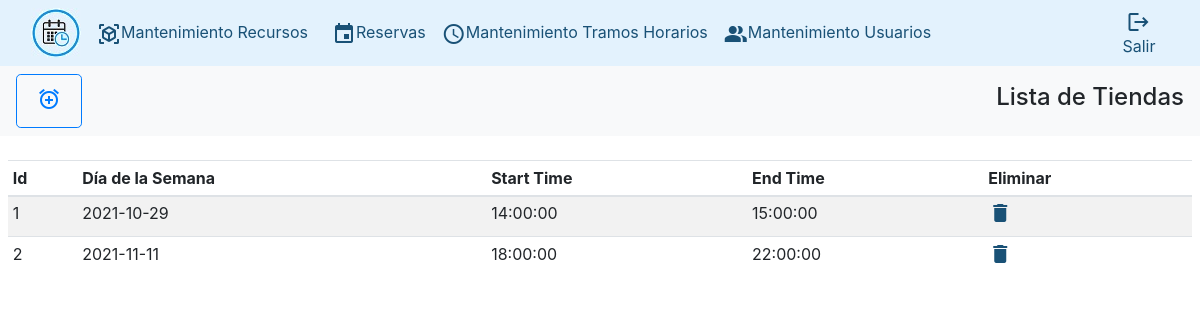
The app's page /?controller=timeslots&&action=showTimeslots (signed in), older data.
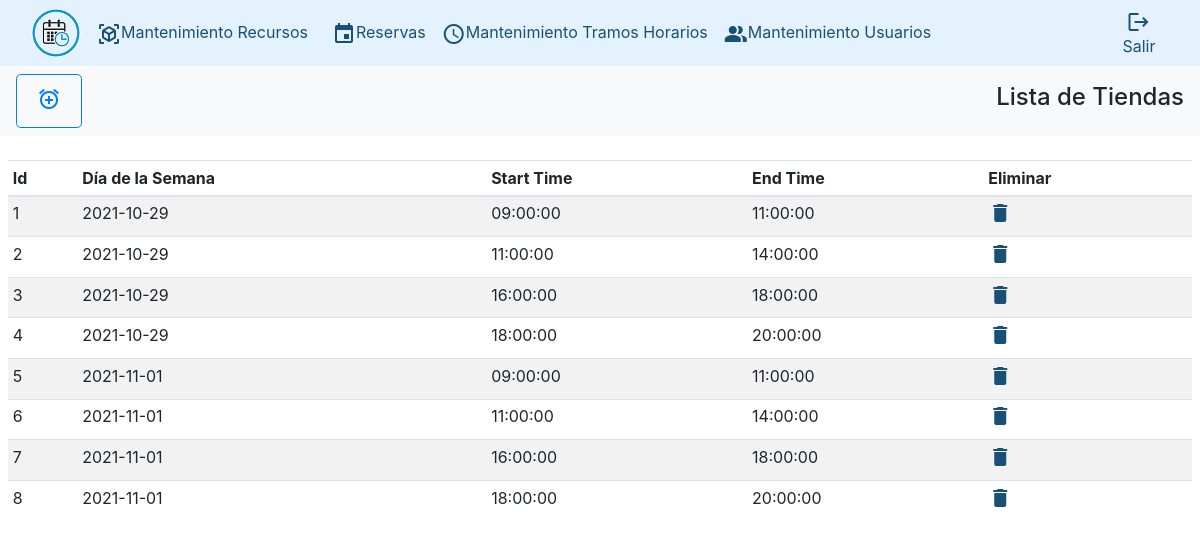
The same page, newer data.
### tables this page shows
CREATE TABLE timeSlots (
  id INT AUTO_INCREMENT NOT NULL,
  dayOfWeek DATE NOT NULL,
  startTime TIME NOT NULL,
  endTime TIME NOT NULL,
  PRIMARY KEY (id)
);

### index.php (called while the page is built, shortened)
<?php
	if (isset($_GET['controller']) && isset($_GET['action'])) {
		$controller=$_GET['controller'];
		$action=$_GET['action'];
	}else{
		$controller='index';
		$action='login';
	}
	require_once('Views/Layouts/layout.php');
?>

### Controllers/TimeslotsController.php (called while the page is built, shortened)
<?php
class TimeslotsController
{
	function showTimeslots(){
		$listaTime=Time::all();
		require_once('Views/Timeslots/showTimeslots.php');
	}
}
?>

### Model/Timeslots.php (called while the page is built, shortened)
<?php
class Time
{
	private $id;
	private $dayOfWeek;
	private $startTime;
	private $endTime;
	public function getId() {
		return $this->id;
	}
	public function setId($id) {
		$this->id = $id;
	}
	public function getDayOfWeek() {
		return $this->dayOfWeek;
	}
	public function setDayOfWeek($dayOfWeek) {
		$this->dayOfWeek = $dayOfWeek;
	}
	public function getStartTime() {
		return $this->startTime;
	}
	public function setStartTime($startTime) {
		$this->startTime = $startTime;
	}
	public function getEndTime() {
		return $this->endTime;
	}
	public function setEndTime($endTime) {
		$this->endTime = $endTime;
	}
	public static function all(){
		$db=Db::getConnect();
		$listaTime=[];
		$select=$db->query('SELECT *
							FROM timeslots
							ORDER BY id');
		foreach($select->fetchAll() as $time){
			$listaTime[]=new Time($time['id'],$time['dayOfWeek'],$time['startTime'],
				$time['endTime']);
		}
		return $listaTime;
	}
}
?>

### Views/Timeslots/showTimeslots.php (the view, shortened to what this page needs)
<?php
  if($_SESSION["realname"] ?? null) {
?>
<div>
	<nav class="navbar navbar-light bg-light w-100">
		<a href="?controller=timeslots&action=register"
			class="btn btn-outline-primary btn-lg"
			role="button" aria-disabled="true"><span class='material-icons md-18 p-1'>
			alarm_add</span>
		</a>
		<h4>Lista de Tiendas</h4>
	</nav>
	<br/>
	<div class="table table-striped pl-2 pr-2">
		<table class="table table-hover table-sm">
			<thead>
				<tr>
					<th>Id</th>
					<th>Día de la Semana</th>
					<th>Start Time</th>
					<th>End Time</th>
					<th>Eliminar</th>
				</tr>
			</thead>
			<tbody style="cursor: pointer;">
					<?php foreach ($listaTime as $time) {?>
					<tr onclick="document.location='?controller=timeslots&&action=updateTimeslots&&id=<?php
						echo $time->getId()?>'">
						<td><?php echo $time->getId(); ?></a> </td>
						<td><?php echo $time->getDayOfWeek(); ?></td>
						<td><?php echo $time->getStartTime(); ?></td>
						<td><?php echo $time->getEndTime(); ?></td>
						<td><span class='material-icons md-18'>
						<a href="?controller=timeslots&&action=delete&&id=<?php
						echo $time->getId() ?>" style="color:#195176;">delete</a></span></td>
					</tr>
					<?php } ?>
			</tbody>
		</table>
	</div>
</div>
<?php
  }else require_once('Views/Errors/accessDenied.php');
?>

### Views/Layouts/layout.php (shortened to what this page needs)
<!DOCTYPE html>
<html lang="es">
<head>
	<link rel="stylesheet" type="text/css" href="../RecursosInformaticos/assets/scss/style.scss">
	<link rel="stylesheet" href="https://stackpath.bootstrapcdn.com/bootstrap/4.3.1/css/bootstrap.min.css">
</head>
<body>
	<header>
		<?php
			if($_SESSION["realname"] ?? null) {
				require_once('header.php');
			} else echo "";
		?>
	</header>
	<section>
		<?php
			require_once('routing.php');
		?>
	</section>
</body>
</html>

### Views/Layouts/header.php (shortened to what this page needs)
<nav class="navbar navbar-expand-lg navbar-light" style="background-color: #e3f2fd;">
  <div class="container-fluid">
    <a class="nav-link-primary" href="?controller=index&action=index" style="color:#195176;">
    <img src="../RecursosInformaticos/images/reloj.jpg"></a>
    <div class="collapse navbar-collapse" id="navbarNav">
      <ul class="navbar-nav">
        <li class="nav-item">
          <a class="nav-link-primary p-2 ml-2" href="?controller=resources&&action=showResources" style="color:#195176;">
            <span class="material-icons md-18 align-middle">view_in_ar</span>Mantenimiento Recursos</a>
        </li>
      </ul>
      <ul class="navbar-nav">
        <li class="nav-item">
          <a class="nav-link-primary p-2 ml-2" href="?controller=showreservations&&action=showReservations" style="color:#195176;">
            <span class="material-icons md-18 align-middle">event</span>Reservas</a>
        </li>
      </ul>
      <ul class="navbar-nav">
        <li class="nav-item">
          <a class="nav-link-primary p-2" href="?controller=timeslots&&action=showTimeslots" style="color:#195176;">
            <span class="material-icons md-18 align-middle">query_builder</span>Mantenimiento Tramos Horarios</a>
        </li>
      </ul>
      <ul class="navbar-nav">
        <li class="nav-item">
          <a class="nav-link-primary p-2" href="?controller=users&&action=showUsers" style="color:#195176;">
            <span class="material-icons md-18 align-middle">people_alt</span>Mantenimiento Usuarios</a>
        </li>
      </ul>
    </div>
  </div>
  <div class="collapse navbar-collapse" id="navbarNav">
    <ul class="navbar-nav float-right">
      <li class="nav-item">
        <a class="nav-link-primary p-1" href="?controller=index&&action=logout" style="color:#195176;">
        <span class="material-icons md-18 align-middle">logout</span>Salir</a>
      </li>
    </ul>
  </div>
</nav>

### routing.php (shortened to what this page needs)
<?php
$controllers=array(
	'index'=>['index','login','logout','error'],
	'resources'=>['register','save','showResources','updateResources','update','delete','search'],
	'timeslots'=>['register','save','showTimeslots','updateTimeslots','update','delete','search'],
	'users'=>['register','save','showUsers','updateUsers','update','delete','search'],
	'reservations'=>['register','save','delete'],
	'showreservations'=>['showReservations']
);
if (array_key_exists($controller, $controllers)) {
	if (in_array($action, $controllers[$controller])) {
		call($controller, $action);
	}
	else{
		call('index','routeError');
	}
}else{
	call('index','loginError');
}
function call($controller, $action){
	switch ($controller) {
		case 'timeslots':
			require_once('Model/Timeslots.php');
			$controller= new TimeslotsController();
			break;
	}
	$controller->{$action}();
}
?>

Row changes from the older to the newer data that the page shows:
changed timeslots id 1: startTime "14:00:00" → "09:00:00"; endTime "15:00:00" → "11:00:00"
changed timeslots id 2: dayOfWeek "2021-11-11" → "2021-10-29"; startTime "18:00:00" → "11:00:00"; endTime "22:00:00" → "14:00:00"
added timeslots: id "3", dayOfWeek "2021-10-29", startTime "16:00:00", endTime "18:00:00"
added timeslots: id "4", dayOfWeek "2021-10-29", startTime "18:00:00", endTime "20:00:00"
added timeslots: id "5", dayOfWeek "2021-11-01", startTime "09:00:00", endTime "11:00:00"
added timeslots: id "6", dayOfWeek "2021-11-01", startTime "11:00:00", endTime "14:00:00"
added timeslots: id "7", dayOfWeek "2021-11-01", startTime "16:00:00", endTime "18:00:00"
added timeslots: id "8", dayOfWeek "2021-11-01", startTime "18:00:00", endTime "20:00:00"
